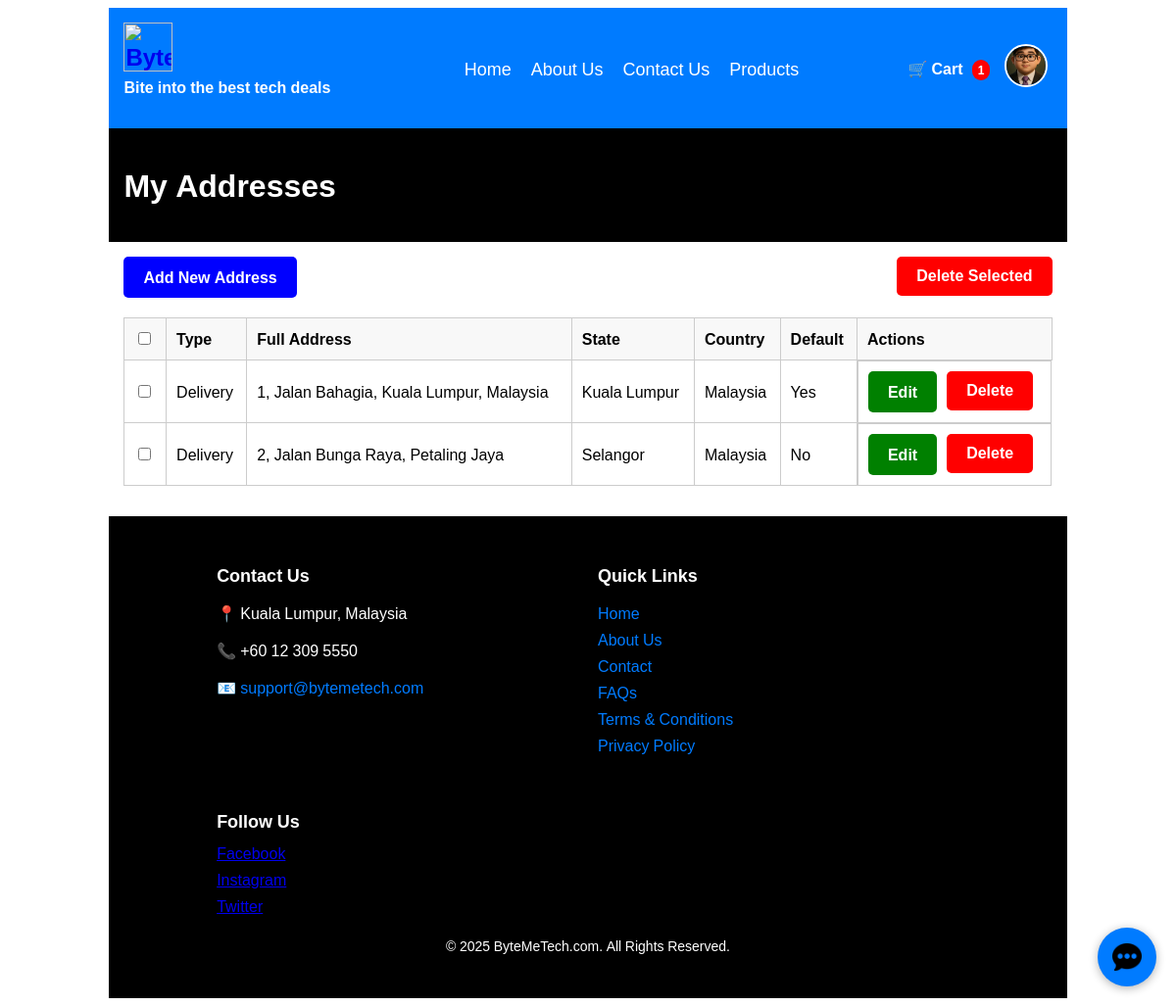
Page /page/address.php (signed in) on the committed database.
### tables this page shows
CREATE TABLE `users` (
  `UID` int(11) NOT NULL,
  `USERNAME` varchar(50) NOT NULL,
  `FIRSTNAME` varchar(255) DEFAULT NULL,
  `LASTNAME` varchar(255) DEFAULT NULL,
  `GENDER` varchar(255) DEFAULT NULL,
  `EMAIL` varchar(255) DEFAULT NULL,
  `BIRTHDATE` date DEFAULT NULL,
  `PASSWORD` varchar(255) NOT NULL,
  `CREATED` datetime DEFAULT current_timestamp(),
  `LAST_LOGGEDIN` datetime DEFAULT NULL,
  `VERIFIED` tinyint(1) DEFAULT 0,
  `REMEMBER_ME_TOKEN` varchar(255) DEFAULT NULL,
  `PROFILE_PICTURE` varchar(255) DEFAULT '../images/default-profile.png'
);

CREATE TABLE `address` (
  `ADDID` int(11) NOT NULL,
  `UNIT_NUMBER` varchar(255) DEFAULT NULL,
  `STREET` varchar(255) DEFAULT NULL,
  `CITY` varchar(255) DEFAULT NULL,
  `STATE_ID` int(11) DEFAULT NULL,
  `COUNTRY_ID` int(11) DEFAULT NULL,
  `UID` int(11) NOT NULL,
  `TYPE` enum('Billing','Delivery') DEFAULT 'Delivery',
  `DEFAULT_ADDRESS` tinyint(1) DEFAULT 0
);

CREATE TABLE `states` (
  `STATE_ID` int(11) NOT NULL,
  `STATE_NAME` varchar(255) NOT NULL,
  `COUNTRY_ID` int(11) NOT NULL
);

CREATE TABLE `countries` (
  `COUNTRY_ID` int(11) NOT NULL,
  `COUNTRY_NAME` varchar(255) NOT NULL
);

### page/address.php (the view, shortened to what this page needs)
<?php
require_once "../includes/config.php";
$uid = $_SESSION["user_id"];
$stmt = $pdo->prepare("SELECT a.*, s.STATE_NAME, c.COUNTRY_NAME
                       FROM Address a
                       LEFT JOIN States s ON a.STATE_ID = s.STATE_ID
                       LEFT JOIN Countries c ON a.COUNTRY_ID = c.COUNTRY_ID
                       WHERE a.UID = :uid");
$stmt->execute(["uid" => $uid]);
$addresses = $stmt->fetchAll();
include "../includes/headers.php";
?>
<!DOCTYPE html>
<html lang="en">
<head>
</head>
<body class="bg-light">
<?php include "../includes/navbar.php"; ?>
<div class="container bg-dark">
    <h1 class="white-text">My Addresses</h1>
</div>
<div class="container">
    <form method="post" action="address.php">
        <div style="margin-bottom: 15px; display: flex; justify-content: space-between;">
            <a href="add-address.php" class="btn btn-blue">Add New Address</a>
            <button type="submit" name="delete_selected" class="btn btn-red" style="height: 40px" onclick="return confirm('Delete selected addresses?')">Delete Selected</button>
        </div>
        <table>
            <thead>
                <tr>
                    <th><input type="checkbox" id="select-all"></th>
                    <th>Type</th>
                    <th>Full Address</th>
                    <th>State</th>
                    <th>Country</th>
                    <th>Default</th>
                    <th>Actions</th>
                </tr>
            </thead>
            <tbody>
            <?php if (empty($addresses)): ?>
                <tr><td colspan="7">No addresses found.</td></tr>
            <?php else: ?>
                <?php foreach ($addresses as $address): ?>
                    <tr>
                        <td><input type="checkbox" class="item-checkbox" name="selected_addresses[]" value="<?= $address["ADDID"] ?>"></td>
                        <td><?= htmlspecialchars($address["TYPE"]) ?></td>
                        <td><?= htmlspecialchars($address["UNIT_NUMBER"] . ", " . $address["STREET"] . ", " . $address["CITY"]) ?></td>
                        <td><?= htmlspecialchars($address["STATE_NAME"] ?? '-') ?></td>
                        <td><?= htmlspecialchars($address["COUNTRY_NAME"] ?? '-') ?></td>
                        <td><?= $address["DEFAULT_ADDRESS"] ? 'Yes' : 'No' ?></td>
                        <td class="actions">
                            <a href="edit-address.php?id=<?= $address["ADDID"] ?>" class="btn btn-green">Edit</a>
                            <form method="post" action="delete-address.php" style="height: 20px" onsubmit="return confirm('Delete this address?')">
                                <button type="submit" style="height: 40px" class="btn btn-red">Delete</button>
                            </form>
                        </td>
                    </tr>
                <?php endforeach; ?>
            <?php endif; ?>
            </tbody>
        </table>
    </form>
</div>
<?php include "../includes/footer.php"; ?>
</body>
</html>

### includes/navbar.php (shortened to what this page needs)
<?php
require_once "../includes/config.php";
$default_profile = "../images/default-profile.png";
$profile_picture = $default_profile;
if (isset($_SESSION['role']) && $_SESSION['role'] === 'admin') {
    $profile_picture = $default_profile;
} elseif (isset($_SESSION['role']) && $_SESSION['role'] === 'user') {
    $stmt = $pdo->prepare("SELECT PROFILE_PICTURE FROM users WHERE UID = :uid");
    $stmt->bindParam(":uid", $_SESSION["user_id"], PDO::PARAM_INT);
    $stmt->execute();
    $user = $stmt->fetch();
    if (!empty($user["PROFILE_PICTURE"])) {
        $profile_picture = $user["PROFILE_PICTURE"];
    }
}
?>
<?php
$cart_count = 0;
if (isset($_SESSION['user_id']) && $_SESSION['role'] === 'user') {
    $stmt = $pdo->prepare("SELECT SUM(QUANTITY) AS total FROM cart WHERE UID = ?");
    $stmt->execute([$_SESSION['user_id']]);
    $cart_count = $stmt->fetchColumn() ?? 0;
}
?>
<nav class="container navbar">
    <div class="logo">
        <a href="index.php">
            <img src="../images/ByteMe-Logo.png" alt="ByteMeTech Logo">
        </a>
        <p class="tagline white-text">Bite into the best tech deals</p>
    </div>
    <ul class="nav-links">
        <?php if (isset($_SESSION['role']) && $_SESSION['role'] === 'admin'): ?>
            <li><a href="admin-dashboard.php">Admin Dashboard</a></li>
            <li><a href="manage-users.php">Manage Users</a></li>
            <li><a href="manage-products.php">Manage Products</a></li>
            <li><a href="orders.php">Orders</a></li>
        <?php elseif (isset($_SESSION['role']) && $_SESSION['role'] === 'user'): ?>
            <li><a href="welcome.php">Home</a></li>
            <li><a href="about.php">About Us</a></li>
            <li><a href="contact.php">Contact Us</a></li>
            <li><a href="product.php">Products</a></li>
        <?php endif; ?>
    </ul>
    <div class="navbar-right">
        <?php if (isset($_SESSION['role']) && $_SESSION['role'] === 'user'): ?>
            <a href="cart.php" class="cart-link">
                🛒 Cart <span class="cart-count"><?= $cart_count ?></span>
            </a>
        <?php endif; ?>
        <?php if (isset($_SESSION['role'])): ?>
            <div class="profile-section">
                <img src="<?= htmlspecialchars($profile_picture) ?>?t=<?= time(); ?>"
                     class="profile-icon" id="profile-icon" alt="Profile">
            </div>
        <?php else: ?>
            <a href="login.php" class="btn btn-blue">Login</a>
        <?php endif; ?>
    </div>
</nav>
<div>
    <div id="chat-bubble">
        <img src="../images/chat-icon.png" alt="Chat" />
    </div>
</div>

### css/style.css (style rules this page uses)
body { font-family: "Noto Sans Georgian", sans-serif; }
.container { width: 80%; max-width: 1200px; margin: auto; padding: 15px; }
.white-text { color: white; }
.bg-dark { background-color: black; color: white; }
.btn { display: inline-block; padding: 10px 20px; border: none; cursor: pointer; text-decoration: none; font-size: 16px; border-radius: 5px; font-weight: bold; }
.btn-blue { background-color: blue; color: white; }
.btn-red { background-color: red; color: white; }
.btn-green { background-color: green; color: white; }
.navbar { background-color: #007bff; display: flex; justify-content: space-between; align-items: center; position: relative; }
.tagline { font-size: 16px; color: white; font-weight: bold; text-align: center; margin-top: 5px; }
.navbar .logo { font-size: 24px; color: white; font-weight: bold; }
.navbar .logo img { height: 50px; max-width: 200px; }
.nav-links { list-style: none; display: flex; gap: 20px; }
.nav-links li { display: inline; }
.nav-links a { color: white; text-decoration: none; font-size: 18px; }
.navbar-right { display: flex; align-items: center; gap: 15px; }
.profile-icon { width: 40px; height: 40px; border-radius: 50%; cursor: pointer; border: 2px solid #fff; object-fit: cover; }
.cart-link { display: inline-block; margin-left: 15px; color: white; text-decoration: none; position: relative; font-weight: bold; }
.cart-count { background: red; color: white; font-size: 12px; padding: 2px 6px; border-radius: 12px; margin-left: 5px; }
#chat-bubble { position: fixed; bottom: 20px; right: 20px; background: #007bff; border-radius: 50%; width: 60px; height: 60px; cursor: pointer; box-shadow: 0 2px 10px rgba(0,0,0,0.3); display: flex; justify-content: center; align-items: center; z-index: 999; }
#chat-bubble img { width: 30px; }

### page/address.php (style rules this page uses)
table { width: 100%; border-collapse: collapse; margin-top: 20px; }
table th, table td { border: 1px solid #ccc; padding: 10px; text-align: left; }
table th { background-color: #f8f8f8; }
.actions { display: flex; gap: 10px; }

### rows in the picture
users: PROFILE_PICTURE (picture)
address: TYPE "Delivery", UNIT_NUMBER+STREET+CITY "1, Jalan Bahagia, Kuala Lumpur, Malaysia", STATE_ID.STATE_NAME "Kuala Lumpur", COUNTRY_ID.COUNTRY_NAME "Malaysia", DEFAULT_ADDRESS "Yes"
address: TYPE "Delivery", UNIT_NUMBER+STREET+CITY "2, Jalan Bunga Raya, Petaling Jaya", STATE_ID.STATE_NAME "Selangor", COUNTRY_ID.COUNTRY_NAME "Malaysia", DEFAULT_ADDRESS "No"

### other values in the picture
$cart_count "1"
